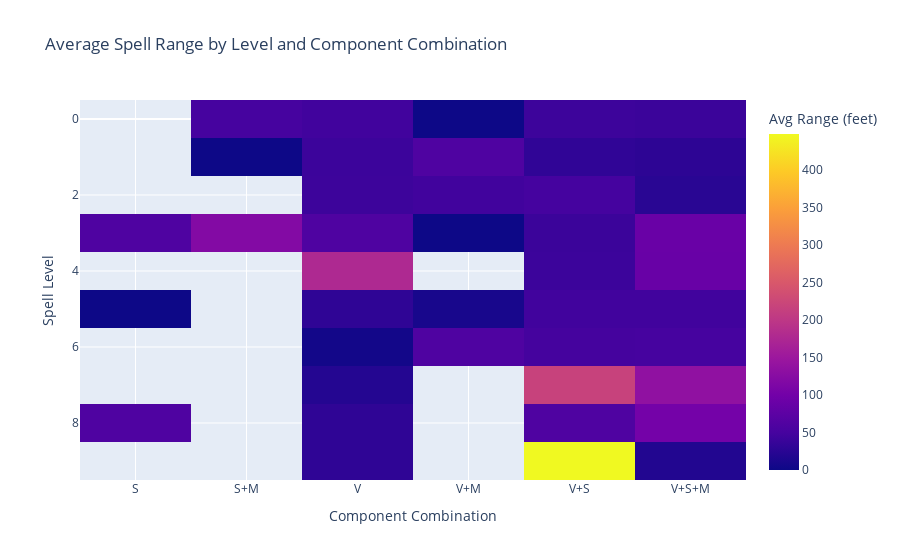

This figure's notebook cell:
### Code cell
import plotly.express as px
import pandas as pd

# hover info
df_clean['spell_info'] = df_clean['name'] + ': ' + df_clean['description'].str.slice(0, 50) + '...'
pivot_range = pd.pivot_table(df_clean, values='range_numeric', 
                             index='level', columns='component_combo', 
                             aggfunc='mean')
pivot_spells = pd.pivot_table(df_clean, values='spell_info', 
                              index='level', columns='component_combo', 
                              aggfunc=lambda x: '<br>'.join(x)) 

fig = px.imshow(pivot_range, 
                labels=dict(x='Component Combination', y='Spell Level', color='Avg Range (feet)'),
                title='Average Spell Range by Level and Component Combination')
fig.update_traces(hovertemplate='Level: %{y}<br>Combo: %{x}<br>Avg Range: %{z:.0f} feet<br>Spells:<br>%{customdata}',
                  customdata=pivot_spells.values)
fig.show()

### Figure 1 — Plotly figure (JSON) as saved in the notebook; plotly's stock layout.template omitted (floating-point values rounded to 4 significant figures)
{"data": [{"coloraxis": "coloraxis", "customdata": [[null, "Message: You point toward a creature within range and whisp...<br>Minor Illusion: You create a sound or an image of an object within...<br>True Strike: Guided by a flash of magical insight, you make one...", "Thaumaturgy: You manifest a minor wonder within range. You crea...<br>Vicious Mockery: You unleash a string of insults laced with subtle ...", "Light: You touch one Large or smaller object that isn’t b...", "Acid Splash: You create an acidic bubble at a point within rang...<br>Chill Touch: Channeling the chill of the grave, make a melee sp...<br>Druidcraft: Whispering to the spirits of nature, you create on...<br>Eldritch Blast: You hurl a beam of crackling energy. Make a ranged...<br>Fire Bolt: You hurl a mote of fire at a creature or an object...<br>Guidance: You touch a willing creature and choose a skill. U...<br>Mage Hand: A spectral, floating hand appears at a point you c...<br>Poison Spray: You spray toxic mist at a creature within range. M...<br>Prestidigitation: You create a magical effect within range. Choose t...<br>Produce Flame: A flickering flame appears in your hand and remain...<br>Ray of Frost: A frigid beam of blue-white light streaks toward a...<br>Resistance: You touch a willing creature and choose a damage t...<br>Sacred Flame: Flame-like radiance descends on a creature that yo...<br>Shocking Grasp: Lightning springs from you to a creature that you ...<br>Sorcerous Burst: You cast sorcerous energy at one creature or objec...<br>Spare the Dying: Choose a creature within range that has 0 Hit Poin...<br>Starry Wisp: You launch a mote of light at one creature or obje...", "Dancing Lights: You create up to four torch-size lights within ran...<br>Mending: This spell repairs a single break or tear in an ob...<br>Shillelagh: A Club or Quarterstaff you are holding is imbued w..."], [null, "Illusory Script: You write on parchment, paper, or another suitable...", "Command: You speak a one-word command to a creature you can...<br>Dissonant Whispers: One creature of your choice that you can see withi...<br>Divine Smite: The target takes an extra 2d8 Radiant damage from ...<br>Ensnaring Strike: As you hit the target, grasping vines appear on it...<br>Faerie Fire: Objects in a 20-foot Cube within range are outline...<br>Healing Word: A creature of your choice that you can see within ...<br>Hunter’s Mark: You magically mark one creature you can see within...<br>Searing Smite: As you hit the target, it takes an extra 1d6 Fire ...", "Feather Fall: Choose up to five falling creatures within range. ...", "Burning Hands: A thin sheet of flames shoots forth from you. Each...<br>Charm Person: One Humanoid you can see within range makes a Wisd...<br>Cure Wounds: A creature you touch regains a number of Hit Point...<br>Detect Evil and Good: For the duration, you sense the location of any Ab...<br>Detect Magic: For the duration, you sense the presence of magica...<br>Disguise Self: You make yourself—including your clothing, armor, ...<br>Divine Favor: Until the spell ends, your attacks with weapons de...<br>Entangle: Grasping plants sprout from the ground in a 20-foo...<br>Expeditious Retreat: You take the Dash action, and until the spell ends...<br>Fog Cloud: You create a 20-foot-radius Sphere of fog centered...<br>Guiding Bolt: You hurl a bolt of light toward a creature within ...<br>Hellish Rebuke: The creature that damaged you is momentarily surro...<br>Heroism: A willing creature you touch is imbued with braver...<br>Inflict Wounds: A creature you touch makes a Constitution saving t...<br>Magic Missile: You create three glowing darts of magical force. E...<br>Purify Food and Drink: You remove poison and rot from nonmagical food and...<br>Ray of Sickness: You shoot a greenish ray at a creature within rang...<br>Shield: An imperceptible barrier of magical force protects...<br>Speak with Animals: For the duration, you can comprehend and verbally ...<br>Thunderwave: You unleash a wave of thunderous energy. Each crea...", "Alarm: You set an alarm against intrusion. Choose a door,...<br>Animal Friendship: Target a Beast that you can see within range. The ...<br>Bane: Up to three creatures of your choice that you can ...<br>Bless: You bless up to three creatures within range. When...<br>Chromatic Orb: You hurl an orb of energy at a target within range...<br>Color Spray: You launch a dazzling array of flashing, colorful ...<br>Comprehend Languages: For the duration, you understand the literal meani...<br>Create or Destroy Water: You do one of the following:\nCreate Water. You cre...<br>Detect Poison and Disease: For the duration, you sense the location of poison...<br>False Life: You gain 2d4 + 4 Temporary Hit Points.\nUsing a Hig...<br>Find Familiar: You gain the service of a familiar, a spirit that ...<br>Goodberry: Ten berries appear in your hand and are infused wi...<br>Grease: Nonflammable grease covers the ground in a 10-foot...<br>Hex: You place a curse on a creature that you can see w...<br>Identify: You touch an object throughout the spell’s casting...<br>Jump: You touch a willing creature. Once on each of its ...<br>Longstrider: You touch a creature. The target’s Speed increases...<br>Mage Armor: You touch a willing creature who isn’t wearing arm...<br>Protection from Evil and Good: Until the spell ends, one willing creature you tou...<br>Sanctuary: You ward a creature within range. Until the spell ...<br>Shield of Faith: A shimmering field surrounds a creature of your ch...<br>Silent Image: You create the image of an object, a creature, or ...<br>Sleep: Each creature of your choice in a 5-foot-radius Sp...<br>Unseen Servant: This spell creates an Invisible, mindless, shapele..."], [null, null, "Blindness/Deafness: One creature that you can see within range must su...<br>Blur: Your body becomes blurred. For the duration, any c...<br>Knock: Choose an object that you can see within range. Th...<br>Misty Step: Briefly surrounded by silvery mist, you teleport u...<br>Prayer of Healing: Up to five creatures of your choice who remain wit...", "Darkness: For the duration, magical Darkness spreads from a ...<br>Suggestion: You suggest a course of activity—described in no m...", "Alter Self: You alter your physical form. Choose one of the fo...<br>Calm Emotions: Each Humanoid in a 20-foot-radius Sphere centered ...<br>Enthrall: You weave a distracting string of words, causing c...<br>Find Steed: You summon an otherworldly being that appears as a...<br>Find Traps: You sense any trap within range that is within lin...<br>Lesser Restoration: You touch a creature and end one condition on it: ...<br>Magic Weapon: You touch a nonmagical weapon. Until the spell end...<br>Mirror Image: Three illusory duplicates of yourself appear in yo...<br>Protection from Poison: You touch a creature and end the Poisoned conditio...<br>Ray of Enfeeblement: A beam of enervating energy shoots from you toward...<br>Scorching Ray: You hurl three fiery rays. You can hurl them at on...<br>Silence: For the duration, no sound can be created within o...<br>Spiritual Weapon: You create a floating, spectral force that resembl...<br>Zone of Truth: You create a magical zone that guards against dece...", "Aid: Choose up to three creatures within range. Each ta...<br>Animal Messenger: A Tiny Beast of your choice that you can see withi...<br>Arcane Lock: You touch a closed door, window, gate, container, ...<br>Augury: You receive an omen from an otherworldly entity ab...<br>Barkskin: You touch a willing creature. Until the spell ends...<br>Continual Flame: A flame springs from an object that you touch. The...<br>Darkvision: For the duration, a willing creature you touch has...<br>Detect Thoughts: You activate one of the effects below. Until the s...<br>Dragon’s Breath: You touch one willing creature, and choose Acid, C...<br>Enhance Ability: You touch a creature and choose Strength, Dexterit...<br>Enlarge/Reduce: For the duration, the spell enlarges or reduces a ...<br>Flame Blade: You evoke a fiery blade in your free hand. The bla...<br>Flaming Sphere: You create a 5-foot-diameter sphere of fire in an ...<br>Gentle Repose: You touch a corpse or other remains. For the durat...<br>Gust of Wind: A Line of strong wind 60 feet long and 10 feet wid...<br>Heat Metal: Choose a manufactured metal object, such as a meta...<br>Hold Person: Choose a Humanoid that you can see within range. T...<br>Invisibility: A creature you touch has the Invisible condition u...<br>Levitate: One creature or loose object of your choice that y...<br>Locate Animals or Plants: Describe or name a specific kind of Beast, Plant c...<br>Locate Object: Describe or name an object that is familiar to you...<br>Magic Mouth: You implant a message within an object in range—a ...<br>Moonbeam: A silvery beam of pale light shines down in a 5-fo...<br>Pass without Trace: You radiate a concealing aura in a 30-foot Emanati...<br>Rope Trick: You touch a rope. One end of it hovers upward unti...<br>See Invisibility: For the duration, you see creatures and objects th...<br>Shatter: A loud noise erupts from a point of your choice wi...<br>Spider Climb: Until the spell ends, one willing creature you tou...<br>Spike Growth: The ground in a 20-foot-radius Sphere centered on ...<br>Warding Bond: You touch another creature that is willing and cre...<br>Web: You conjure a mass of sticky webbing at a point wi..."], ["Counterspell: You attempt to interrupt a creature in the process...", "Hypnotic Pattern: You create a twisting pattern of colors in a 30-fo...", "Mass Healing Word: Up to six creatures of your choice that you can se...", "Tongues: This spell grants the creature you touch the abili...", "Beacon of Hope: Choose any number of creatures within range. For t...<br>Bestow Curse: You touch a creature, which must succeed on a Wisd...<br>Blink: Roll 1d6 at the end of each of your turns for the ...<br>Call Lightning: A storm cloud appears at a point within range that...<br>Conjure Animals: You conjure nature spirits that appear as a Large ...<br>Create Food and Water: You create 45 pounds of food and 30 gallons of fre...<br>Daylight: For the duration, sunlight spreads from a point wi...<br>Dispel Magic: Choose one creature, object, or magical effect wit...<br>Meld into Stone: You step into a stone object or surface large enou...<br>Phantom Steed: A Large, quasi-real, horselike creature appears on...<br>Plant Growth: This spell channels vitality into plants. The cast...<br>Protection from Energy: For the duration, the willing creature you touch h...<br>Remove Curse: At your touch, all curses affecting one creature o...<br>Speak with Plants: You imbue plants in an immobile 30-foot Emanation ...<br>Vampiric Touch: The touch of your shadow-wreathed hand can siphon ...", "Animate Dead: Choose a pile of bones or a corpse of a Medium or ...<br>Clairvoyance: You create an Invisible sensor within range in a l...<br>Fear: Each creature in a 30-foot Cone must succeed on a ...<br>Fireball: A bright streak flashes from you to a point you ch...<br>Fly: You touch a willing creature. For the duration, th...<br>Gaseous Form: A willing creature you touch shape-shifts, along w...<br>Glyph of Warding: You inscribe a glyph that later unleashes a magica...<br>Haste: Choose a willing creature that you can see within ...<br>Lightning Bolt: A stroke of lightning forming a 100-foot-long, 5-f...<br>Magic Circle: You create a 10-foot-radius, 20-foot-tall Cylinder...<br>Major Image: You create the image of an object, a creature, or ...<br>Nondetection: For the duration, you hide a target that you touch...<br>Revivify: You touch a creature that has died within the last...<br>Sleet Storm: Until the spell ends, sleet falls in a 40-foot-tal...<br>Slow: You alter time around up to six creatures of your ...<br>Speak with Dead: You grant the semblance of life to a corpse of you...<br>Spirit Guardians: Protective spirits flit around you in a 15-foot Em...<br>Stinking Cloud: You create a 20-foot-radius Sphere of yellow, naus...<br>Water Breathing: This spell grants up to ten willing creatures of y...<br>Water Walk: This spell grants the ability to move across any l...<br>Wind Wall: A wall of strong wind rises from the ground at a p..."], [null, null, "Aura of Life: An aura radiates from you in a 30-foot Emanation f...<br>Dimension Door: You teleport to a location within range. You arriv...<br>Guardian of Faith: A Large spectral guardian appears and hovers for t...", null, "Blight: A creature that you can see within range makes a C...<br>Charm Monster: One creature you can see within range makes a Wisd...<br>Compulsion: Each creature of your choice that you can see with...<br>Conjure Minor Elementals: You conjure spirits from the Elemental Planes that...<br>Conjure Woodland Beings: You conjure nature spirits that flit around you in...<br>Death Ward: You touch a creature and grant it a measure of pro...<br>Dominate Beast: One Beast you can see within range must succeed on...<br>Fabricate: You convert raw materials into products of the sam...<br>Giant Insect: You summon a giant centipede, spider, or wasp (cho...<br>Greater Invisibility: A creature you touch has the Invisible condition u...<br>Phantasmal Killer: You tap into the nightmares of a creature you can ...", "Arcane Eye: You create an Invisible, invulnerable eye within r...<br>Banishment: One creature that you can see within range must su...<br>Confusion: Each creature in a 10-foot-radius Sphere centered ...<br>Control Water: Until the spell ends, you control any water inside...<br>Divination: This spell puts you in contact with a god or a god...<br>Fire Shield: Wispy flames wreathe your body for the duration, s...<br>Freedom of Movement: You touch a willing creature. For the duration, th...<br>Hallucinatory Terrain: You make natural terrain in a 150-foot Cube in ran...<br>Ice Storm: Hail falls in a 20-foot-radius, 40-foot-high Cylin...<br>Locate Creature: Describe or name a creature that is familiar to yo...<br>Polymorph: You attempt to transform a creature that you can s...<br>Stone Shape: You touch a stone object of Medium size or smaller...<br>Stoneskin: Until the spell ends, one willing creature you tou...<br>Wall of Fire: You create a wall of fire on a solid surface withi..."], ["Mislead: You gain the Invisible condition at the same time ...", null, "Contact Other Plane: You mentally contact a demigod, the spirit of a lo...<br>Geas: You give a verbal command to a creature that you c...", "Teleportation Circle: As you cast the spell, you draw a 5-foot-radius ci...", "Animate Objects: Objects animate at your command. Choose a number o...<br>Antilife Shell: An aura extends from you in a 10-foot Emanation fo...<br>Cloudkill: You create a 20-foot-radius Sphere of yellow-green...<br>Commune with Nature: You commune with nature spirits and gain knowledge...<br>Conjure Elemental: You conjure a Large, intangible spirit from the El...<br>Contagion: Your touch inflicts a magical contagion. The targe...<br>Dominate Person: One Humanoid you can see within range must succeed...<br>Mass Cure Wounds: A wave of healing energy washes out from a point y...<br>Modify Memory: You attempt to reshape another creature’s memories...<br>Seeming: You give an illusory appearance to each creature o...<br>Telekinesis: You gain the ability to move or manipulate creatur...<br>Tree Stride: You gain the ability to enter a tree and move from...", "Awaken: You spend the casting time tracing magical pathway...<br>Commune: You contact a deity or a divine proxy and ask up t...<br>Cone of Cold: You unleash a blast of cold air. Each creature in ...<br>Creation: You pull wisps of shadow material from the Shadowf...<br>Dispel Evil and Good: For the duration, Celestials, Elementals, Fey, Fie...<br>Flame Strike: A vertical column of brilliant fire roars down fro...<br>Greater Restoration: You touch a creature and magically remove one of t...<br>Hallow: You touch a point and infuse an area around it wit...<br>Hold Monster: Choose a creature that you can see within range. T...<br>Insect Plague: Swarming locusts fill a 20-foot-radius Sphere cent...<br>Legend Lore: Name or describe a famous person, place, or object...<br>Passwall: A passage appears at a point that you can see on a...<br>Planar Binding: You attempt to bind a Celestial, an Elemental, a F...<br>Raise Dead: With a touch, you revive a dead creature if it has...<br>Reincarnate: You touch a dead Humanoid or a piece of one. If th...<br>Scrying: You can see and hear a creature you choose that is...<br>Summon Dragon: You call forth a Dragon spirit. It manifests in an...<br>Wall of Force: An Invisible wall of force springs into existence ...<br>Wall of Stone: A nonmagical wall of solid stone springs into exis..."], [null, null, "Word of Recall: You and up to five willing creatures within 5 feet...", "Mass Suggestion: You suggest a course of activity—described in no m...", "Blade Barrier: You create a wall of whirling blades made of magic...<br>Conjure Fey: You conjure a Medium spirit from the Feywild in an...<br>Eyebite: For the duration, your eyes become an inky void. O...<br>Harm: You unleash virulent magic on a creature you can s...<br>Heal: Choose a creature that you can see within range. P...<br>Planar Ally: You beseech an otherworldly entity for aid. The be...<br>Transport via Plants: This spell creates a magical link between a Large ...", "Chain Lightning: You launch a lightning bolt toward a target you ca...<br>Circle of Death: Negative energy ripples out in a 60-foot-radius Sp...<br>Contingency: Choose a spell of level 5 or lower that you can ca...<br>Create Undead: You can cast this spell only at night. Choose up t...<br>Disintegrate: You launch a green ray at a target you can see wit...<br>Find the Path: You magically sense the most direct physical route...<br>Flesh to Stone: You attempt to turn one creature that you can see ...<br>Forbiddance: You create a ward against magical travel that prot...<br>Globe of Invulnerability: An immobile, shimmering barrier appears in a 10-fo...<br>Guards and Wards: You create a ward that protects up to 2,500 square...<br>Heroes’ Feast: You conjure a feast that appears on a surface in a...<br>Magic Jar: Your body falls into a catatonic state as your sou...<br>Move Earth: Choose an area of terrain no larger than 40 feet o...<br>Programmed Illusion: You create an illusion of an object, a creature, o...<br>Sunbeam: You launch a sunbeam in a 5-foot-wide, 60-foot-lon...<br>True Seeing: For the duration, the willing creature you touch h...<br>Wall of Ice: You create a wall of ice on a solid surface within...<br>Wall of Thorns: You create a wall of tangled brush bristling with ...<br>Wind Walk: You and up to ten willing creatures of your choice..."], [null, null, "Divine Word: You utter a word imbued with power from the Upper ...<br>Teleport: This spell instantly transports you and up to eigh...", null, "Conjure Celestial: You conjure a spirit from the Upper Planes, which ...<br>Etherealness: You step into the border regions of the Ethereal P...<br>Finger of Death: You unleash negative energy toward a creature you ...<br>Fire Storm: A storm of fire appears within range. The area of ...<br>Mirage Arcane: You make terrain in an area up to 1 mile square lo...<br>Prismatic Spray: Eight rays of light flash from you in a 60-foot Co...", "Delayed Blast Fireball: A beam of yellow light flashes from you, then cond...<br>Forcecage: An immobile, Invisible, Cube-shaped prison compose...<br>Plane Shift: You and up to eight willing creatures who link han...<br>Project Image: You create an illusory copy of yourself that lasts...<br>Regenerate: A creature you touch regains 4d8 + 15 Hit Points. ...<br>Resurrection: With a touch, you revive a dead creature that has ...<br>Reverse Gravity: This spell reverses gravity in a 50-foot-radius, 1...<br>Sequester: With a touch, you magically sequester an object or...<br>Simulacrum: You create a simulacrum of one Beast or Humanoid t...<br>Symbol: You inscribe a harmful glyph either on a surface (..."], ["Demiplane: You create a shadowy Medium door on a flat solid s...", null, "Glibness: Until the spell ends, when you make a Charisma che...<br>Power Word Stun: You overwhelm the mind of one creature you can see...", null, "Animal Shapes: Choose any number of willing creatures that you ca...<br>Dominate Monster: One creature you can see within range must succeed...<br>Incendiary Cloud: A swirling cloud of embers and smoke fills a 20-fo...<br>Maze: You banish a creature that you can see within rang...<br>Mind Blank: Until the spell ends, one willing creature you tou...", "Antimagic Field: An aura of antimagic surrounds you in 10-foot Eman...<br>Antipathy/Sympathy: As you cast the spell, choose whether it creates a...<br>Clone: You touch a creature or at least 1 cubic inch of i...<br>Control Weather: You take control of the weather within 5 miles of ...<br>Earthquake: Choose a point on the ground that you can see with...<br>Holy Aura: For the duration, you emit an aura in a 30-foot Em...<br>Sunburst: Brilliant sunlight flashes in a 60-foot-radius Sph..."], [null, null, "Power Word Heal: A wave of healing energy washes over one creature ...<br>Power Word Kill: You compel one creature you can see within range t...<br>Time Stop: You briefly stop the flow of time for everyone but...<br>Wish: Wish is the mightiest spell a mortal can cast. By ...", null, "Mass Heal: A flood of healing energy flows from you into crea...<br>Meteor Swarm: Blazing orbs of fire plummet to the ground at four...<br>Prismatic Wall: A shimmering, multicolored plane of light forms a ...<br>Storm of Vengeance: A churning storm cloud forms for the duration, cen...<br>Weird: You try to create illusory terrors in others’ mind...", "Astral Projection: You and up to eight willing creatures within range...<br>Foresight: You touch a willing creature and bestow a limited ...<br>Gate: You conjure a portal linking an unoccupied space y...<br>Imprisonment: You create a magical restraint to hold a creature ...<br>Shapechange: You shape-shift into another creature for the dura...<br>True Polymorph: Choose one creature or nonmagical object that you ...<br>True Resurrection: You touch a creature that has been dead for no lon..."]], "hovertemplate": "Level: %{y}<br>Combo: %{x}<br>Avg Range: %{z:.0f} feet<br>Spells:<br>%{customdata}", "name": "0", "type": "heatmap", "x": ["S", "S+M", "V", "V+M", "V+S", "V+S+M"], "xaxis": "x", "y": [0, 1, 2, 3, 4, 5, 6, 7, 8, 9], "yaxis": "y", "z": [[NaN, 50.0, 45.0, 0.0, 42.06, 40.0], [NaN, 0.0, 41.25, 60.0, 30.5, 27.92], [NaN, NaN, 42.0, 45.0, 49.29, 24.19], [60.0, 120.0, 60.0, 0.0, 40.0, 89.05], [NaN, NaN, 176.7, NaN, 40.91, 87.86], [0.0, NaN, 30.0, 10.0, 45.0, 45.79], [NaN, NaN, 5.0, 60.0, 48.57, 49.47], [NaN, NaN, 20.0, NaN, 216.7, 135.0], [60.0, NaN, 30.0, NaN, 60.0, 101.4], [NaN, NaN, 30.0, NaN, 448.0, 18.57]]}], "layout": {"coloraxis": {"colorbar": {"title": {"text": "Avg Range (feet)"}}, "colorscale": [[0, "#0d0887"], [0.1111, "#46039f"], [0.2222, "#7201a8"], [0.3333, "#9c179e"], [0.4444, "#bd3786"], [0.5556, "#d8576b"], [0.6667, "#ed7953"], [0.7778, "#fb9f3a"], [0.8889, "#fdca26"], [1, "#f0f921"]]}, "title": {"text": "Average Spell Range by Level and Component Combination"}, "xaxis": {"anchor": "y", "constrain": "domain", "domain": [0, 1], "scaleanchor": "y", "title": {"text": "Component Combination"}}, "yaxis": {"anchor": "x", "autorange": "reversed", "constrain": "domain", "domain": [0, 1], "title": {"text": "Spell Level"}}}}
